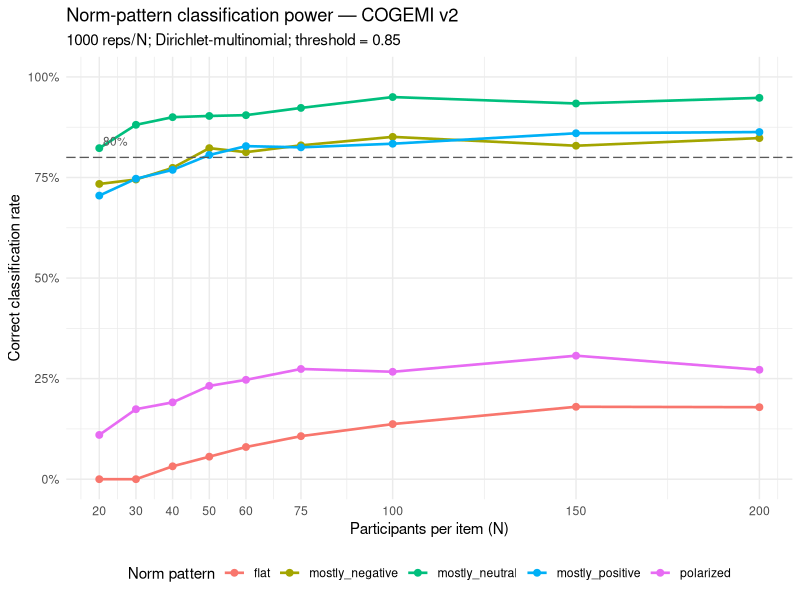
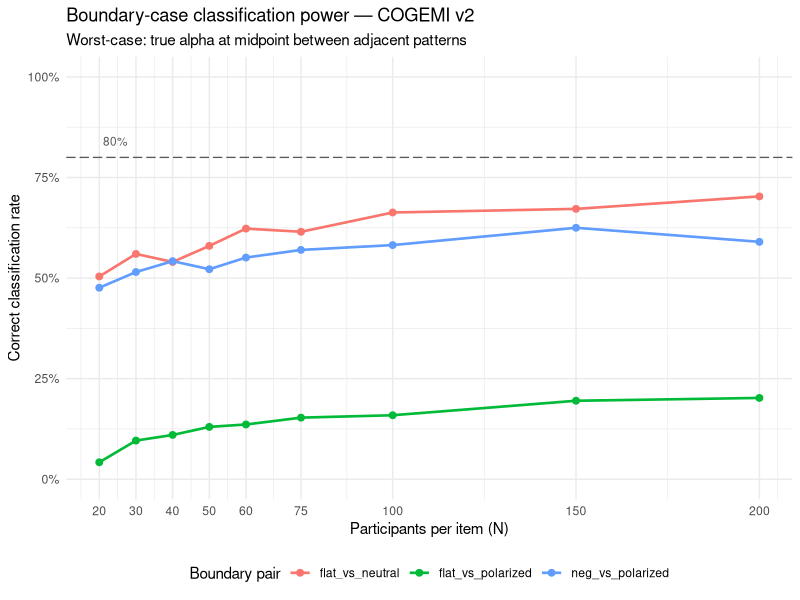
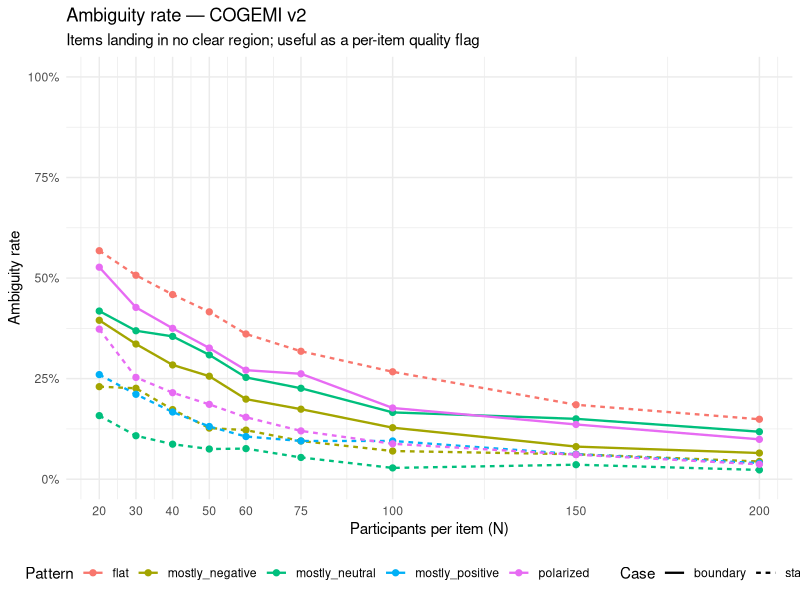

The R source for these figures, in order:
# statistics/power-analysis/power_sim_dirichlet.R
#
# Dirichlet-multinomial power analysis for the COGEMI v2 survey.
#
# The pipeline's per-item output is a trinomial distribution over {−, 0, +}.
# Power is defined as the correct classification rate for each of five qualitative
# norm patterns — not NHST p < 0.05. This is the right criterion because the RL
# pipeline needs to identify *which region of the 2-simplex* the true distribution
# falls in, not whether a linear coefficient is non-zero.
#
# Five patterns (rows of the simplex triangle):
#   mostly_negative  — norm violation     (.65, .25, .10)
#   mostly_positive  — norm endorsed      (.10, .25, .65)
#   mostly_neutral   — no strong norm     (.15, .70, .15)
#   polarized        — contested norm     (.40, .15, .40)
#   flat             — indifference/noise (.33, .33, .33)
#
# Method:
#   1. Draw true (p−, p0, p+) from a Dirichlet prior for the target pattern.
#   2. Simulate N trinomial responses (= N participants rating one item).
#   3. Conjugate posterior update: Dirichlet(1,1,1) + counts.
#   4. Classify posterior by which region holds > threshold of posterior mass.
#   5. Power = proportion of simulations correctly classified.
#
# Run from project root:
#   Rscript statistics/power-analysis/power_sim_dirichlet.R
#
# Required packages:
#   install.packages(c("gtools","dplyr","tidyr","purrr","ggplot2","scales"))

suppressPackageStartupMessages({
  library(gtools)   # rdirichlet
  library(dplyr)
  library(tidyr)
  library(purrr)
  library(ggplot2)
  library(scales)
})

set.seed(2025)

OUT_DIR    <- "./"
N_SIM      <- 1000L
N_POST     <- 2000L   # posterior samples per simulation
POWER_MIN  <- 0.80
THRESHOLD  <- 0.85    # minimum posterior mass required for unambiguous classification

# ── 1. Norm pattern priors (Dirichlet concentration params) ───────────────────
# Order: (negative, neutral, positive)
# These encode the qualitative shape; higher sum = more concentrated prior.

PATTERNS <- list(
  mostly_negative = c(6, 2, 1),
  mostly_positive = c(1, 2, 6),
  mostly_neutral  = c(1, 6, 1),
  polarized       = c(4, 1, 4),
  flat            = c(2, 2, 2)
)

# Hard boundary pairs: midpoint alphas between neighboring patterns.
# These are the worst-case inputs; power here sets the binding minimum N.
BOUNDARY_PAIRS <- list(
  flat_vs_neutral    = (PATTERNS$flat       + PATTERNS$mostly_neutral) / 2,
  flat_vs_polarized  = (PATTERNS$flat       + PATTERNS$polarized)      / 2,
  neg_vs_polarized   = (PATTERNS$mostly_negative + PATTERNS$polarized) / 2
)

# ── 2. Pattern classifier ──────────────────────────────────────────────────────
# Returns the classified label or "ambiguous" / "flat".
# post_samples: matrix [N_POST × 3], columns = (p−, p0, p+)

classify_pattern <- function(post_samples, threshold = THRESHOLD) {
  p_neg <- mean(post_samples[, 1] > 0.45)
  p_pos <- mean(post_samples[, 3] > 0.45)
  p_neu <- mean(post_samples[, 2] > 0.45)
  # polarized: neutral suppressed AND both directional categories substantial
  # drops the |p- - p+| < 0.15 balance requirement — too restrictive for Dirichlet(4,1,4)
  p_pol <- mean(post_samples[, 2] < 0.25 &
                  post_samples[, 1] > 0.30 &
                  post_samples[, 3] > 0.30)
  # flat: neutral is present but NOT dominant (0.20 < p0 < 0.45), neither extreme dominates
  # upper bound p0 < 0.45 prevents capturing the mostly_neutral region
  # lower bound p0 > 0.20 prevents capturing the polarized region (where p0 < 0.25)
  p_flat <- mean(post_samples[, 2] > 0.20 &
                   post_samples[, 2] < 0.45 &
                   post_samples[, 1] < 0.50 &
                   post_samples[, 3] < 0.50)

  probs <- c(
    mostly_negative = p_neg,
    mostly_positive = p_pos,
    mostly_neutral  = p_neu,
    polarized       = p_pol,
    flat            = p_flat
  )

  if (max(probs) >= threshold) names(which.max(probs))
  else "ambiguous"
}

# ── 3. Single replication ──────────────────────────────────────────────────────

run_sim <- function(true_alpha, n, n_post = N_POST) {
  # Draw true p from Dirichlet prior, generate trinomial data, update posterior
  true_p     <- rdirichlet(1, true_alpha)
  counts     <- as.vector(rmultinom(1, size = n, prob = true_p))
  post_alpha <- c(1, 1, 1) + counts
  post_samp  <- rdirichlet(n_post, post_alpha)
  classify_pattern(post_samp)
}

# ── 4. Power sweep over patterns ───────────────────────────────────────────────

N_GRID <- c(20L, 30L, 40L, 50L, 60L, 75L, 100L, 150L, 200L)

message("Running pattern-classification power simulation …")
message("  ", length(PATTERNS), " patterns × ", length(N_GRID),
        " N values × ", N_SIM, " reps = ",
        length(PATTERNS) * length(N_GRID) * N_SIM, " simulations")

pattern_results <- expand_grid(
  pattern = names(PATTERNS),
  n       = N_GRID
) |>
  mutate(
    sims = map2(pattern, n, function(pat, n) {
      message("  ", pat, " N=", n, appendLF = FALSE)
      res <- replicate(N_SIM, run_sim(PATTERNS[[pat]], n))
      message("  done")
      res
    }),
    power       = map2_dbl(sims, pattern, ~ mean(.x == .y)),
    ambig_rate  = map_dbl(sims, ~ mean(.x == "ambiguous"))
  ) |>
  select(-sims)

# ── 5. Boundary-pair power sweep ───────────────────────────────────────────────
# For each boundary, the "target" label is the intended pattern; we test whether
# the classifier correctly identifies it even at the boundary.
# Target pattern = the first-named member of the pair (closest true alpha).

boundary_targets <- list(
  flat_vs_neutral   = "mostly_neutral",
  flat_vs_polarized = "polarized",
  neg_vs_polarized  = "mostly_negative"
)

message("\nRunning boundary-pair simulations …")

boundary_results <- expand_grid(
  pair = names(BOUNDARY_PAIRS),
  n    = N_GRID
) |>
  mutate(
    pattern     = map_chr(pair, ~ boundary_targets[[.x]]),
    sims        = map2(pair, n, function(pr, n) {
      message("  boundary: ", pr, " N=", n, appendLF = FALSE)
      res <- replicate(N_SIM, run_sim(BOUNDARY_PAIRS[[pr]], n))
      message("  done")
      res
    }),
    power      = map2_dbl(sims, pattern, ~ mean(.x == .y)),
    ambig_rate = map_dbl(sims, ~ mean(.x == "ambiguous"))
  ) |>
  select(-sims)

# ── 6. Save results ────────────────────────────────────────────────────────────

# write.csv(pattern_results,  file.path(OUT_DIR, "dirichlet_pattern_power.csv"),  row.names = FALSE)
# write.csv(boundary_results, file.path(OUT_DIR, "dirichlet_boundary_power.csv"), row.names = FALSE)

write.csv(pattern_results,  "dirichlet_pattern_power.csv",  row.names = FALSE)
write.csv(boundary_results, "dirichlet_boundary_power.csv", row.names = FALSE)
message("\nResults saved.")

# ── 7. Minimum-N recommendation ────────────────────────────────────────────────

min_n_for <- function(df) {
  df |>
    group_by(pattern) |>
    summarise(
      min_n = {
        rows <- cur_data()[cur_data()$power >= POWER_MIN, ]
        if (nrow(rows) == 0L) NA_integer_ else min(rows$n)
      },
      .groups = "drop"
    )
}

min_n_patterns  <- min_n_for(pattern_results)
min_n_boundary  <- min_n_for(boundary_results)

binding_patterns <- max(min_n_patterns$min_n,  na.rm = TRUE)
binding_boundary <- max(min_n_boundary$min_n,  na.rm = TRUE)
binding_overall  <- max(binding_patterns, binding_boundary)

message("\n── Min N per standard pattern (80% correct classification) ────────")
print(as.data.frame(min_n_patterns))

message("\n── Min N per boundary pair (80% correct classification) ───────────")
print(as.data.frame(min_n_boundary))

message("\nBinding N (standard patterns): ", binding_patterns)
message("Binding N (boundary cases):    ", binding_boundary)
message("Overall binding minimum N:     ", binding_overall)
message("Prolific cost @ £3.00/participant: £", binding_overall * 3.00)

# ── 8. Power curves — standard patterns ────────────────────────────────────────

p_patterns <- ggplot(pattern_results,
                     aes(x = n, y = power, colour = pattern)) +
  geom_line(linewidth = 0.9) +
  geom_point(size = 2) +
  geom_hline(yintercept = POWER_MIN, linetype = "longdash",
             colour = "grey35", linewidth = 0.45) +
  annotate("text", x = min(N_GRID) + 1, y = POWER_MIN + 0.04,
           label = "80%", colour = "grey35", size = 3, hjust = 0) +
  scale_y_continuous(limits = c(0, 1), labels = percent_format(accuracy = 1)) +
  scale_x_continuous(breaks = N_GRID) +
  labs(
    title    = "Norm-pattern classification power — COGEMI v2",
    subtitle = paste0(N_SIM, " reps/N; Dirichlet-multinomial; threshold = ",
                      THRESHOLD),
    x        = "Participants per item (N)",
    y        = "Correct classification rate",
    colour   = "Norm pattern"
  ) +
  theme_minimal(base_size = 11) +
  theme(legend.position = "bottom")

ggsave(file.path(OUT_DIR, "pattern_classification_power.pdf"),
       p_patterns, width = 8, height = 5)

# ── 9. Power curves — boundary pairs ───────────────────────────────────────────

p_boundary <- ggplot(boundary_results,
                     aes(x = n, y = power, colour = pair)) +
  geom_line(linewidth = 0.9) +
  geom_point(size = 2) +
  geom_hline(yintercept = POWER_MIN, linetype = "longdash",
             colour = "grey35", linewidth = 0.45) +
  annotate("text", x = min(N_GRID) + 1, y = POWER_MIN + 0.04,
           label = "80%", colour = "grey35", size = 3, hjust = 0) +
  scale_y_continuous(limits = c(0, 1), labels = percent_format(accuracy = 1)) +
  scale_x_continuous(breaks = N_GRID) +
  labs(
    title    = "Boundary-case classification power — COGEMI v2",
    subtitle = "Worst-case: true alpha at midpoint between adjacent patterns",
    x        = "Participants per item (N)",
    y        = "Correct classification rate",
    colour   = "Boundary pair"
  ) +
  theme_minimal(base_size = 11) +
  theme(legend.position = "bottom")

ggsave(file.path(OUT_DIR, "boundary_classification_power.pdf"),
       p_boundary, width = 8, height = 5)

# ── 10. Ambiguity rate plot ────────────────────────────────────────────────────

ambig_data <- bind_rows(
  mutate(pattern_results, source = "standard"),
  mutate(boundary_results, source = "boundary")
)

p_ambig <- ggplot(ambig_data, aes(x = n, y = ambig_rate,
                                   colour = pattern, linetype = source)) +
  geom_line(linewidth = 0.8) +
  geom_point(size = 1.8) +
  scale_y_continuous(limits = c(0, 1), labels = percent_format(accuracy = 1)) +
  scale_x_continuous(breaks = N_GRID) +
  labs(
    title    = "Ambiguity rate — COGEMI v2",
    subtitle = "Items landing in no clear region; useful as a per-item quality flag",
    x        = "Participants per item (N)",
    y        = "Ambiguity rate",
    colour   = "Pattern",
    linetype = "Case"
  ) +
  theme_minimal(base_size = 11) +
  theme(legend.position = "bottom")

ggsave(file.path(OUT_DIR, "ambiguity_rate.pdf"),
       p_ambig, width = 8, height = 5)

message("\nSaved: pattern_classification_power.pdf, boundary_classification_power.pdf,",
        " ambiguity_rate.pdf")
message("Done.  Overall binding minimum N = ", binding_overall)
